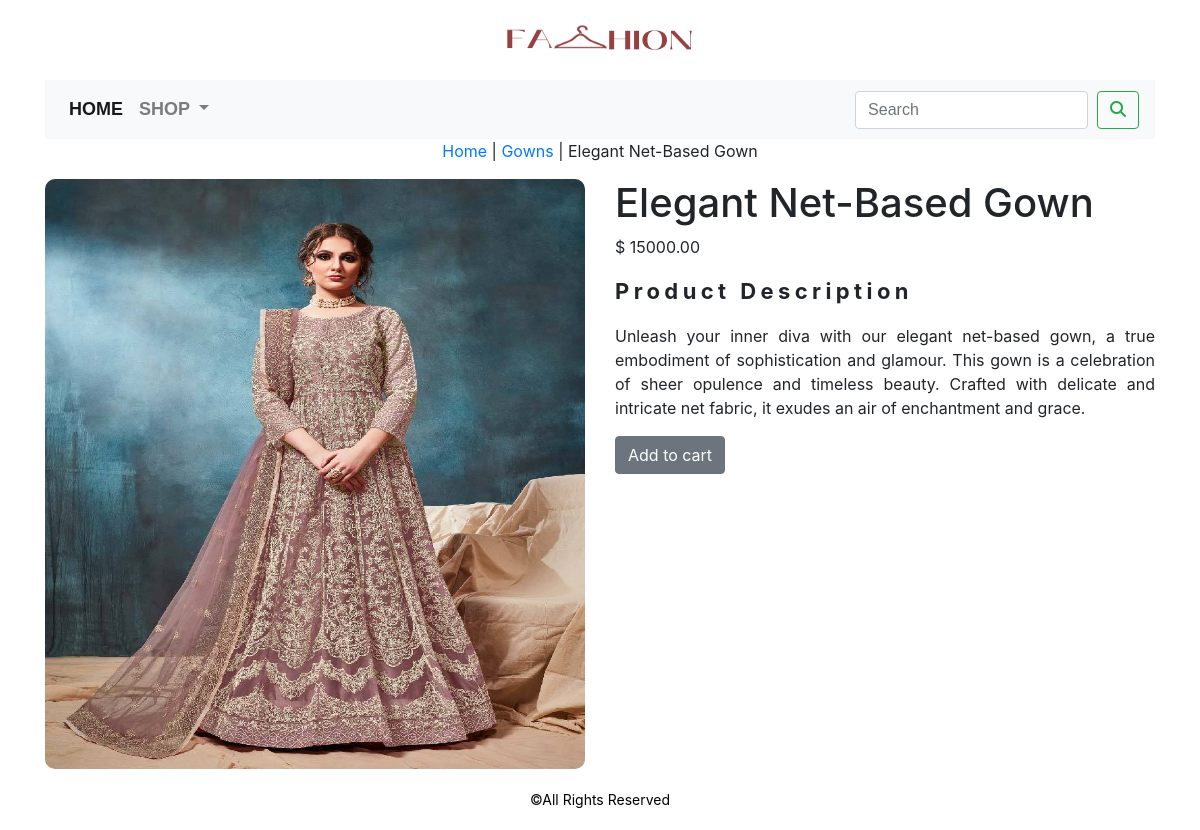
/shop/gowns/elegant-net-based-gown/, run on the app's committed database.
### ecoapp/models.py (models this page shows, shortened)
class Product(models.Model):
    name=models.CharField(max_length=250,unique=True)
    slug=models.SlugField(max_length=250,unique=True)
    description=models.TextField(blank=True)
    price=models.DecimalField(max_digits=10,decimal_places=2)
    category=models.ForeignKey(Category,on_delete=models.CASCADE)
    image=models.ImageField(upload_to='product',blank=True)
    stock=models.IntegerField()
    available=models.BooleanField(default=True)
    created=models.DateTimeField(auto_now_add=True)
    updated=models.DateTimeField(auto_now=True)
    class Meta:
        ordering = ('name',)
        verbose_name = 'product'
        verbose_name_plural = 'products'

class Category(models.Model):
    name=models.CharField(max_length=250,unique=True)
    slug=models.SlugField(max_length=250,unique=True)
    description=models.TextField(blank=True)
    image=models.ImageField(upload_to='category',blank=True)
    class Meta:
        ordering=('name',)
        verbose_name='category'
        verbose_name_plural='categories'
    def get_url(self):
        return reverse('ecoapp:products_by_category',args=[self.slug])
    def __str__(self):
        return '{}'.format(self.name)

### ecoapp/views.py (the view)
# urls.py: path('<slug:c_slug>/<slug:product_slug>/',views.proDetail,name='prodCatdetail'),
def proDetail(request,c_slug,product_slug):
    try:
        product=Product.objects.get(category__slug=c_slug,slug=product_slug)
    except Exception as e:
        raise e
    return render(request,'product.html',{'product':product})

### cartapp/context_processors.py (called while the page is built)
def counter(request):
    item_count=0
    if 'admin' in request.path:
        return  {}
    else:
        try:
            cart=Cart.objects.filter(cart_id=_cart_id(request))
            cart_items=CartItem.objects.all().filter(cart=cart[:1])
            for cart_item in cart_items:
                item_count += cart_item.quantity
        except Cart.DoesNotExist:
            item_count = 0
    return dict(item_count=item_count)

### cartapp/views.py (called while the page is built)
def _cart_id(request):
    cart=request.session.session_key
    if not cart:
        cart=request.session.create()
    return cart

### ecoapp/context_processors.py (called while the page is built)
def menu_links(request):
    links = Category.objects.all()
    return dict(links=links)  # Using dict() to create a dictionary

### templates/product.html (shortened to what this page needs)
{% extends 'base.html' %}
{% load static %}
{% block content %}
<div class="row my_prod_row_class">
  <div class="mx-auto">
    <p><a href="{% url 'ecoapp:allProdCat' %}">Home</a> | <a href="{{ product.category.get_url }}">{{ product.category }}</a> | {{ product.name }}</p>
  </div>
  <div class="container">
    <div class="row">
      <div class="col-12 col-sm-12 col-md-12 col-lg-6 text-center">
        <div style="min-width: 18rem;">
          <img class="my_image" src="{{ product.image.url }}" alt="{{ product.name }}">
        </div>
      </div>
      <div class="col-12 col-sm-12 col-md-12 col-lg-6">
        <div>
          <h1 class="my_prod_title">{{ product.name }}</h1>
          <p>$ {{ product.price }}</p>
          <p class="my_title">Product Description</p>
          <p class="text-justify my_prod_text">{{ product.description }}</p>
          {% if product.stock <= 0 %}
          <p class="text-justify my_prod_text"><b>Out of stock</b></p>
          {% else %}
                <a class="btn btn-secondary" href="{% url 'cartapp:add_cart' product.id %}">Add to cart</a>
          {% endif %}
        </div>
      </div>
    </div>
  </div>
</div>
{% endblock %}

### static/css/custom.css (style rules this page uses)
body { font-family: "Arial", sans-serif; }
.my_image { width: 100%; height: 590px; border-radius: 10px; }
.my_title { font-size:22px; text_transform:uppercase; letter-spacing:.2em; font-weight:bold; }

### data on the page
Product: category "Gowns", name "Elegant Net-Based Gown", image (picture), price "15000.00", description "Unleash your inner diva with our elegant net-based gown, a true embodiment of sophistication and glamour. This gown is a celebration of sheer opulence and timeless beauty. Crafted with delicate and intricate net fabric, it exudes an air of enchantment and grace."
